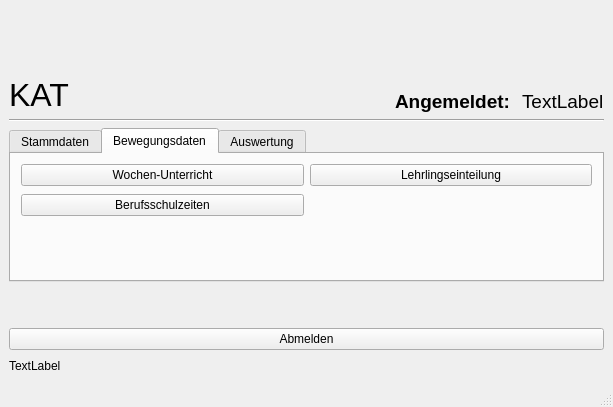
<?xml version="1.0" encoding="UTF-8"?>
<ui version="4.0">
 <class>MainWindow</class>
 <widget class="QMainWindow" name="MainWindow">
  <property name="geometry">
   <rect>
    <x>0</x>
    <y>0</y>
    <width>613</width>
    <height>407</height>
   </rect>
  </property>
  <property name="windowTitle">
   <string>Knapp Apprentice Training</string>
  </property>
  <widget class="QWidget" name="centralwidget">
   <layout class="QGridLayout" name="gridLayout">
    <item row="5" column="0">
     <spacer name="verticalSpacer">
      <property name="orientation">
       <enum>Qt::Vertical</enum>
      </property>
      <property name="sizeType">
       <enum>QSizePolicy::Maximum</enum>
      </property>
      <property name="sizeHint" stdset="0">
       <size>
        <width>20</width>
        <height>40</height>
       </size>
      </property>
     </spacer>
    </item>
    <item row="1" column="2">
     <widget class="QLabel" name="label_2">
      <property name="maximumSize">
       <size>
        <width>16777215</width>
        <height>50</height>
       </size>
      </property>
      <property name="font">
       <font>
        <pointsize>14</pointsize>
        <weight>75</weight>
        <bold>true</bold>
       </font>
      </property>
      <property name="text">
       <string>Angemeldet:</string>
      </property>
      <property name="alignment">
       <set>Qt::AlignBottom|Qt::AlignLeading|Qt::AlignLeft</set>
      </property>
     </widget>
    </item>
    <item row="2" column="0" colspan="5">
     <widget class="Line" name="line_2">
      <property name="orientation">
       <enum>Qt::Horizontal</enum>
      </property>
     </widget>
    </item>
    <item row="7" column="0" colspan="5">
     <widget class="QLabel" name="lab_INFO">
      <property name="maximumSize">
       <size>
        <width>16777215</width>
        <height>20</height>
       </size>
      </property>
      <property name="text">
       <string>TextLabel</string>
      </property>
     </widget>
    </item>
    <item row="1" column="4">
     <widget class="QLabel" name="label_eingeloggt_als">
      <property name="maximumSize">
       <size>
        <width>16777215</width>
        <height>37</height>
       </size>
      </property>
      <property name="font">
       <font>
        <pointsize>14</pointsize>
       </font>
      </property>
      <property name="text">
       <string>TextLabel</string>
      </property>
      <property name="alignment">
       <set>Qt::AlignBottom|Qt::AlignLeading|Qt::AlignLeft</set>
      </property>
     </widget>
    </item>
    <item row="1" column="1">
     <spacer name="horizontalSpacer">
      <property name="orientation">
       <enum>Qt::Horizontal</enum>
      </property>
      <property name="sizeHint" stdset="0">
       <size>
        <width>40</width>
        <height>20</height>
       </size>
      </property>
     </spacer>
    </item>
    <item row="3" column="0" rowspan="2" colspan="5">
     <widget class="QTabWidget" name="tabWidget">
      <property name="layoutDirection">
       <enum>Qt::LeftToRight</enum>
      </property>
      <property name="styleSheet">
       <string notr="true">font: 10pt &quot;MS Shell Dlg 2&quot;;</string>
      </property>
      <property name="currentIndex">
       <number>1</number>
      </property>
      <widget class="QWidget" name="tab_3">
       <attribute name="icon">
        <iconset>
         <normaloff>../../_Symbole/Icons/misc/data.ico</normaloff>../../_Symbole/Icons/misc/data.ico</iconset>
       </attribute>
       <attribute name="title">
        <string>Stammdaten</string>
       </attribute>
       <layout class="QGridLayout" name="gridLayout_2">
        <item row="0" column="0">
         <layout class="QVBoxLayout" name="verticalLayout">
          <item>
           <layout class="QHBoxLayout" name="horizontalLayout_3">
            <item>
             <widget class="QPushButton" name="pushButton_lehrlinge">
              <property name="styleSheet">
               <string notr="true">font: 10pt &quot;MS Shell Dlg 2&quot;;</string>
              </property>
              <property name="text">
               <string>Lehrlinge</string>
              </property>
              <property name="icon">
               <iconset>
                <normaloff>../../_Symbole/Icons/misc/MISC28.ICO</normaloff>../../_Symbole/Icons/misc/MISC28.ICO</iconset>
              </property>
             </widget>
            </item>
            <item>
             <widget class="QPushButton" name="pushButton_ausbilder">
              <property name="styleSheet">
               <string notr="true">font: 10pt &quot;MS Shell Dlg 2&quot;;</string>
              </property>
              <property name="text">
               <string>Ausbilder</string>
              </property>
              <property name="icon">
               <iconset>
                <normaloff>../../_Symbole/Icons/misc/trainer.ICO</normaloff>../../_Symbole/Icons/misc/trainer.ICO</iconset>
              </property>
             </widget>
            </item>
           </layout>
          </item>
          <item>
           <layout class="QHBoxLayout" name="horizontalLayout_4">
            <item>
             <widget class="QPushButton" name="pushButton_Unterrichtsthemen">
              <property name="styleSheet">
               <string notr="true">font: 10pt &quot;MS Shell Dlg 2&quot;;</string>
              </property>
              <property name="text">
               <string>Unterrichtsthemen</string>
              </property>
              <property name="icon">
               <iconset>
                <normaloff>../../_Symbole/UsedSymbols/coordinated_assessment_documents_report_icon_148377.ico</normaloff>../../_Symbole/UsedSymbols/coordinated_assessment_documents_report_icon_148377.ico</iconset>
              </property>
             </widget>
            </item>
            <item>
             <widget class="QPushButton" name="pushButton_raeume">
              <property name="styleSheet">
               <string notr="true">font: 10pt &quot;MS Shell Dlg 2&quot;;</string>
              </property>
              <property name="text">
               <string>Räume</string>
              </property>
              <property name="icon">
               <iconset>
                <normaloff>../../_Symbole/Icons/misc/place.ico</normaloff>../../_Symbole/Icons/misc/place.ico</iconset>
              </property>
             </widget>
            </item>
           </layout>
          </item>
          <item>
           <layout class="QHBoxLayout" name="horizontalLayout_2">
            <item>
             <widget class="QPushButton" name="pushButton_lehrberufe">
              <property name="styleSheet">
               <string notr="true">font: 10pt &quot;MS Shell Dlg 2&quot;;</string>
              </property>
              <property name="text">
               <string>Fachrichtungen</string>
              </property>
              <property name="icon">
               <iconset>
                <normaloff>../../_Symbole/Icons/misc/training.ico</normaloff>../../_Symbole/Icons/misc/training.ico</iconset>
              </property>
             </widget>
            </item>
            <item>
             <widget class="QPushButton" name="pushButton_spezialmodule">
              <property name="styleSheet">
               <string notr="true">font: 10pt &quot;MS Shell Dlg 2&quot;;</string>
              </property>
              <property name="text">
               <string>Spezialmodule</string>
              </property>
              <property name="icon">
               <iconset>
                <normaloff>../../_Symbole/Icons/misc/folder.ico</normaloff>../../_Symbole/Icons/misc/folder.ico</iconset>
              </property>
             </widget>
            </item>
           </layout>
          </item>
          <item>
           <layout class="QHBoxLayout" name="horizontalLayout_6">
            <item>
             <widget class="QPushButton" name="pushButton_LAP_Themenkatalog">
              <property name="minimumSize">
               <size>
                <width>0</width>
                <height>0</height>
               </size>
              </property>
              <property name="maximumSize">
               <size>
                <width>16777215</width>
                <height>24</height>
               </size>
              </property>
              <property name="styleSheet">
               <string notr="true">font: 10pt &quot;MS Shell Dlg 2&quot;;</string>
              </property>
              <property name="text">
               <string>LAP-Themenkatalog</string>
              </property>
              <property name="icon">
               <iconset>
                <normaloff>../../_Symbole/UsedSymbols/2020-12-01 14_02_39-WIKA_OO1.jpg (590×182).ico</normaloff>../../_Symbole/UsedSymbols/2020-12-01 14_02_39-WIKA_OO1.jpg (590×182).ico</iconset>
              </property>
              <property name="iconSize">
               <size>
                <width>40</width>
                <height>40</height>
               </size>
              </property>
             </widget>
            </item>
            <item>
             <widget class="QPushButton" name="pushButton_lehrstoff">
              <property name="styleSheet">
               <string notr="true">font: 10pt &quot;MS Shell Dlg 2&quot;;</string>
              </property>
              <property name="text">
               <string>Lehrstoff</string>
              </property>
              <property name="icon">
               <iconset>
                <normaloff>../../_Symbole/Icons/misc/MISC100.ICO</normaloff>../../_Symbole/Icons/misc/MISC100.ICO</iconset>
              </property>
             </widget>
            </item>
           </layout>
          </item>
         </layout>
        </item>
       </layout>
      </widget>
      <widget class="QWidget" name="tab_4">
       <attribute name="icon">
        <iconset>
         <normaloff>../../_Symbole/Icons/misc/share_analytics.ico</normaloff>../../_Symbole/Icons/misc/share_analytics.ico</iconset>
       </attribute>
       <attribute name="title">
        <string>Bewegungsdaten</string>
       </attribute>
       <widget class="QWidget" name="layoutWidget">
        <property name="geometry">
         <rect>
          <x>10</x>
          <y>10</y>
          <width>571</width>
          <height>121</height>
         </rect>
        </property>
        <layout class="QVBoxLayout" name="verticalLayout_2">
         <item>
          <layout class="QHBoxLayout" name="horizontalLayout_5">
           <item>
            <widget class="QPushButton" name="pushButton_Wochen_U">
             <property name="text">
              <string>Wochen-Unterricht</string>
             </property>
             <property name="icon">
              <iconset>
               <normaloff>../../_Symbole/UsedSymbols/education_cap_icon_157723.ico</normaloff>../../_Symbole/UsedSymbols/education_cap_icon_157723.ico</iconset>
             </property>
            </widget>
           </item>
           <item>
            <widget class="QPushButton" name="pB_Lehrlingseinteilung">
             <property name="text">
              <string>Lehrlingseinteilung</string>
             </property>
             <property name="icon">
              <iconset>
               <normaloff>../../_Symbole/UsedSymbols/table-grid_icon-icons.com_73384.ico</normaloff>../../_Symbole/UsedSymbols/table-grid_icon-icons.com_73384.ico</iconset>
             </property>
            </widget>
           </item>
          </layout>
         </item>
         <item>
          <layout class="QHBoxLayout" name="horizontalLayout_7">
           <item>
            <widget class="QPushButton" name="pushButton_Berufsschulzeiten">
             <property name="text">
              <string>Berufsschulzeiten</string>
             </property>
             <property name="icon">
              <iconset>
               <normaloff>../../_Symbole/UsedSymbols/school_bell_icon_175715.ico</normaloff>../../_Symbole/UsedSymbols/school_bell_icon_175715.ico</iconset>
             </property>
            </widget>
           </item>
           <item>
            <widget class="QLabel" name="label_4">
             <property name="text">
              <string/>
             </property>
            </widget>
           </item>
          </layout>
         </item>
         <item>
          <layout class="QHBoxLayout" name="horizontalLayout_8">
           <item>
            <widget class="QLabel" name="label_7">
             <property name="text">
              <string/>
             </property>
            </widget>
           </item>
          </layout>
         </item>
         <item>
          <widget class="QLabel" name="label_6">
           <property name="text">
            <string/>
           </property>
          </widget>
         </item>
        </layout>
       </widget>
      </widget>
      <widget class="QWidget" name="tab_5">
       <attribute name="icon">
        <iconset>
         <normaloff>../../_Symbole/Icons/misc/assessment.ico</normaloff>../../_Symbole/Icons/misc/assessment.ico</iconset>
       </attribute>
       <attribute name="title">
        <string>Auswertung</string>
       </attribute>
      </widget>
     </widget>
    </item>
    <item row="6" column="0" colspan="5">
     <widget class="QPushButton" name="pushButton_abmelden">
      <property name="styleSheet">
       <string notr="true">font: 10pt &quot;MS Shell Dlg 2&quot;;</string>
      </property>
      <property name="text">
       <string>Abmelden</string>
      </property>
      <property name="icon">
       <iconset>
        <normaloff>../../_Symbole/Icons/computer/log_out.ico</normaloff>../../_Symbole/Icons/computer/log_out.ico</iconset>
      </property>
     </widget>
    </item>
    <item row="0" column="0">
     <widget class="QLabel" name="label_5">
      <property name="text">
       <string/>
      </property>
      <property name="pixmap">
       <pixmap>../../_Symbole/UsedSymbols/Knapp_Logo.png</pixmap>
      </property>
     </widget>
    </item>
    <item row="1" column="0">
     <widget class="QLabel" name="label">
      <property name="font">
       <font>
        <family>MS Shell Dlg 2</family>
        <pointsize>24</pointsize>
        <weight>50</weight>
        <italic>false</italic>
        <bold>false</bold>
       </font>
      </property>
      <property name="styleSheet">
       <string notr="true">font: 24pt &quot;MS Shell Dlg 2&quot;;</string>
      </property>
      <property name="text">
       <string>KAT</string>
      </property>
     </widget>
    </item>
   </layout>
  </widget>
  <widget class="QStatusBar" name="statusbar"/>
 </widget>
 <resources/>
 <connections/>
</ui>
